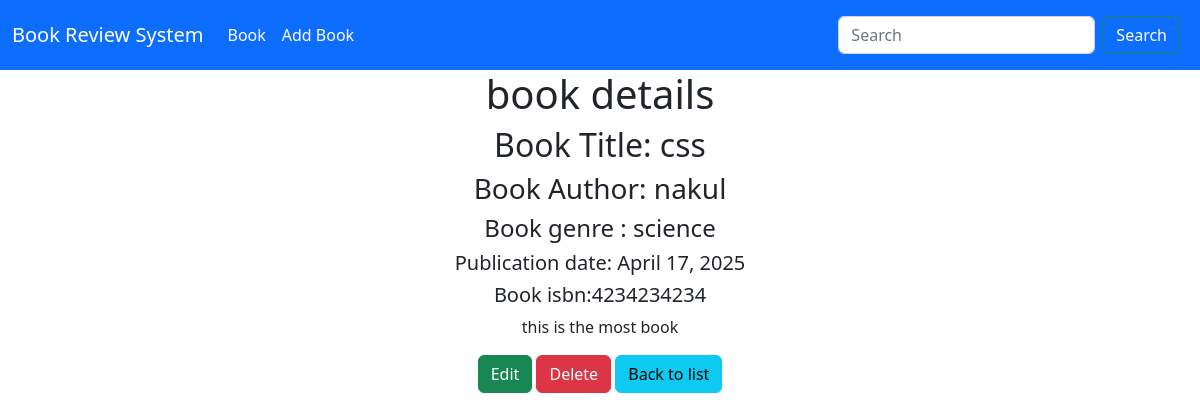
The page /book_details/4/ on the database its author committed.
### book/models.py (models this page shows, shortened)
class Book(models.Model):
    GENRE_CHOICES=[
        ('fiction','Fiction'),
        ('non_fiction','Non_Fiction'),
        ('science','Science'),
        ('history','History'),
        ('other','Other')
    ]
    title = models.CharField(max_length = 150)
    author = models.CharField(max_length = 150)
    description = models.TextField()
    genre = models.CharField(max_length = 20,choices = GENRE_CHOICES)
    isbn = models.CharField('ISBN',max_length=13,unique=True)
    publication_date= models.DateField()
    average_rating = models.DecimalField(max_digits=3, decimal_places=2,
    validators=[MinValueValidator(0),MaxValueValidator(5)])
    created_at = models.DateTimeField(auto_now_add=True)
    updated_at = models.DateTimeField(auto_now=True)

### book/views.py (the view)
# urls.py: path('book_details/<int:pk>/', views.book_details, name='detail'),
def book_details(request,pk):
    book = Book.objects.get(pk=pk)
    return render(request, 'book/book_detail.html',{'book':book})

### book/templates/book/book_detail.html (shortened to what this page needs)
{% extends 'book/base.html' %}
{% block maincontent %}
    <div class="container">
        <div class="text-center">
            <h1>book details</h1>
            <h2>Book Title: {{ book.title }}</h2>
            <h3>Book Author: {{ book.author }}</h3>
            <h4>Book genre : {{ book.genre }}</h4>
            <h5>Publication date: {{book.publication_date}}</h5>
            <h5>Book isbn:{{book.isbn}}</h5>
            <p>{{book.description|truncatewords:30}}</p>
            <a href="{% url 'update' book.pk %}" class="btn btn-success">Edit</a>
            <a href="{% url 'delete' book.pk %}" class="btn btn-danger">Delete</a>
            <a href="{% url 'list' %}" class="btn btn-info">Back to list</a>
        </div>
    </div>
{% endblock maincontent %}

### rows shown on the page
Book: title "css", author "nakul", genre "science", publication_date "April 17, 2025", isbn "4234234234", description "this is the most book"
